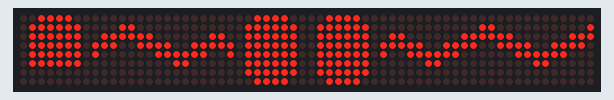
Recording of a sketch running on a simulated Arduino Uno, built with avr-gcc and run on an emulated ATmega328P. Shown: 64×8 LED matrix.

Above: at 0.1 s.

The sketch:

protogen_rewrite_v1.0.0.ino
```cpp
/*
        Protogen specie was created by Malice-risu on Fur Affinity

           ----------------------------------------------------------
                  arduino protogen face project by Tokageki,
                             You can follow me on :
                             Instagram : @tokageki_
                              Twitter : @Tokageki
           ----------------------------------------------------------

                            Examples on my instagram !

        /!\ You need the LedControl library, don't forget to install it /!\

                                                                                  */


#include "LedControl.h"       //don't forget the ledcontrol library !!!
#include <SoftwareSerial.h>
SoftwareSerial hc06(2, 3);    //creation of a serial port for use a HC-06
String cmd = "happy";


const byte tiles[][8] = { //creation of an array containing all the expressions
{B00111100,B01111110,B01111110,B01111110,B01111110,B01111110,B01111110,B00111100} // eye normal            0
,
{B00000000,B00000000,B01100000,B11111001,B10011111,B00000110,B00000000,B00000000} // mouth normal 1        1
,
{B00000000,B00011000,B01111110,B11100111,B10000001,B00000000,B00000000,B00000000} // mouth normal 2        2
,
{B00000000,B00000001,B00000111,B10011110,B11111000,B01100000,B00000000,B00000000} // mouth normal 3        3
,
{B00000000,B10000000,B11100000,B01111001,B00011111,B00000110,B00000000,B00000000} // mouth normal 4        4
,
{B00000000,B00000000,B00000110,B10011111,B11111001,B01100000,B00000000,B00000000} // mouth normal 5        5
,
{B00111100,B01111110,B01111110,B01111110,B01111110,B01111110,B00000000,B00000000} // eye anim 1            6
,
{B00111100,B01111110,B01111110,B01111110,B00000000,B00000000,B00000000,B00000000} // eye anim 2            7
,
{B00111100,B01111110,B00000000,B00000000,B00000000,B00000000,B00000000,B00000000} // eye anim 3            8
,
{B00111100,B00000000,B00000000,B00000000,B00000000,B00000000,B00000000,B00000000} // eye anim 4            9
,
{B00000000,B00000000,B00000000,B11111111,B11111111,B00000000,B00000000,B00000000} // mouth neutral        10
,
{B00000000,B00010000,B00111000,B01111100,B11111110,B11111110,B01101100,B00000000} // eye heart big        11
,
{B00000000,B00000000,B00010000,B00111000,B01111100,B01101100,B00000000,B00000000} // eye heart small      12
,
{B00111100,B01111110,B01111110,B01111100,B01111001,B01110011,B01100110,B00001100} // eye angry 1          13
,
{B00111100,B01111110,B01111110,B00111110,B10011110,B11001110,B01100110,B00110000} // eye angry 2          14
,
{B00000000,B00000000,B00000000,B01000010,B01100110,B00111100,B00011000,B00000000} // eye ^^               15
,
{B00111110,B00111110,B00111110,B00111110,B00111110,B00111000,B00111000,B00111000} // eye glitched         16
,
{B00000000,B00000110,B01000000,B11111001,B10011001,B00000110,B00000000,B00000000} // mouth glitched 1     17
,
{B00000000,B00001000,B01101110,B11100011,B10000101,B00000000,B00000000,B00000000} // mouth glitched 2     18
,
{B00000000,B00000001,B00000111,B10010110,B11110000,B01000000,B00011000,B00000000} // mouth glitched 3     19
,
{B00001100,B00001100,B01100000,B11100001,B10010111,B00000010,B00000010,B00000000} // mouth glitched 1 A1  20
,
{B00000000,B00000000,B00111000,B10111001,B10000111,B01000110,B01000000,B00000000} // mouth glitched 2 A1  21
,
{B00000000,B00000011,B01001011,B11101100,B10000000,B00001100,B00100100,B00000000} // mouth glitched 3 A1  22
,
{B00000000,B00000000,B00000011,B10001111,B01101110,B01100000,B00000000,B00000000} // mouth glitched 1 A2  23
,
{B00000000,B00001000,B01001010,B11000011,B10110001,B00110000,B00000000,B00000000} // mouth glitched 2 A2  24
,
{B00000000,B00011001,B00011011,B10000110,B11000000,B01010000,B00010000,B00000000} // mouth glitched 3 A2  25
,
{B00111100,B01000010,B10000001,B10000001,B10000001,B10000001,B01000010,B00111100} // eye surprised        26
,
{B00111100,B01111110,B01111110,B00111110,B00011110,B00001110,B00000110,B00000000} // eye sad 1            27
,
{B00111100,B01111110,B01111110,B01111100,B01111000,B01110000,B01100000,B00000000} // eye sad 2            28
,
{B00000000,B10000000,B11000001,B01100011,B00110110,B00011100,B00001000,B00000000} // mouth sad 1          29
,
{B00000000,B00000000,B00000001,B00100011,B01110110,B11011100,B10001000,B00000000} // mouth sad 2          30
,
{B00110000,B00011000,B00001100,B00000110,B00000011,B00000001,B00000000,B00000000} // mouth sad 3          31
,
{B00000000,B00000001,B10000011,B11000110,B01101100,B00111000,B00010000,B00000000} // mouth sad 4          32
,
{B00000000,B00000000,B10000000,B11000100,B01101110,B00111011,B00010001,B00000000} // mouth sad 5          33
,
{B00001100,B00011000,B00110000,B01100000,B11000000,B10000000,B00000000,B00000000} // mouth sad 6          34
,
{B00000000,B01000100,B01001010,B01001010,B01001010,B11100100,B00000000,B00000000} // overheat text 1      35
,
{B00000000,B10100001,B10100010,B11100010,B10100010,B10100001,B00000000,B00000000} // overheat text 2      36
,
{B00000000,B00010010,B10101010,B10101010,B10101010,B00010111,B00000000,B00000000} // overheat text 3      37
,
{B10011000,B11001100,B01100110,B00110011,B00000000,B00000000,B00000000,B00000000} // blush 1              38
,
{B10011001,B11001100,B01100110,B00110011,B00000000,B00000000,B00000000,B00000000} // blush 2              39
,
{B10011001,B00110011,B01100110,B11001100,B00000000,B00000000,B00000000,B00000000} // blush 3              40
,
{B00011001,B00110011,B01100110,B11001100,B00000000,B00000000,B00000000,B00000000} // blush 4              41
,
{B11110111,B11100111,B11001111,B10000001,B00000011,B11100111,B11001111,B11011111} // battery lightning    42
,
{B00000000,B00100100,B00100100,B01111110,B01111110,B00111100,B00011000,B00011000} // battery outlet       43
,
{B00000000,B00000000,B00000000,B00000000,B00000000,B00000000,B00000000,B00000000} // nothing (really !)   44
,
{B00000000,B00000000,B00000000,B00000011,B00000011,B00000000,B00000000,B00000000} // wait A1              45
,
{B00000000,B00000000,B00000000,B00011011,B00011011,B00000000,B00000000,B00000000} // wait A2              46
,
{B00000000,B00000000,B00000000,B11011011,B11011011,B00000000,B00000000,B00000000} // wait A3              47
,
{B00000000,B00001000,B00011100,B00111110,B01111111,B01111111,B00110110,B00000000} // eye heart big 2      48
,
{B00000000,B00000000,B00001000,B00011100,B00111110,B00110110,B00000000,B00000000} // eye heart small 2    49
,
{B11111111,B00100100,B00010010,B00100100,B01001000,B00100100,B00010010,B00100100} // eye overheat         50
};


const int matriceNumber = 8; //        <- change THIS number if you use more/less matrices
LedControl lc = LedControl(12, 10, 11, matriceNumber); // ledcontrol(DIN,CLK,LOAD,matriceNumber)
int devices = lc.getDeviceCount();


int lightLevel = 0;
int statut = 0;
int const expressionNbr = 16; //      <- change THIS if you want to add another expression

const String keyWord[] = {"happy", "upset", "love", "angry", "cute", "smug", "glitch", "surprised", "sad", "owo", "overheat", "ormarion", "blush", "battery", "absent", "boot" };
// ↑ list of words (once received with the HC-06) must change the leds

const byte faceList[][8] = {
  {3,2,1,0,0,5,2,6},{10,10,10,6,6,10,10,10},{3,2,1,11,48,5,2,6},{10,10,10,13,14,10,10,10},{3,2,1,15,15,5,2,6},{11,11,17,20,19,17,11,11},{19,17,18,16,16,17,18,19},{10,10,2,26,26,2,10,10}
  ,
  {29,30,31,27,28,34,33,32},{3,2,1,25,25,1,2,3},{37,36,35,50,50,37,36,35},{40,40,41,11,48,38,39,39},{40,40,41,0,0,38,39,39},{10,10,10,42,42,10,10,10},{10,10,10,44,44,10,10,10},{0,0,0,0,0,0,0,0}
};
// ↑ This array contains which tile each expression should use, such as: faceList[expression id][tile id]
// Expression id list : 0 = happy | 1 = upset | 2 = love | 3 = angry | 4 = cute | 5 = smug | 6 = glitch | 7 = surprised | 8 = sad | 9 = owo | 10 = overheat | 11 = ormarion | 12 = blush | 13 = battery | 14 = absent | 15 = boot


const byte animationId[] = {0, 2, 6, 13, 14}; // contains expressions must need to be animated

const byte nbrFramesAnimations[] = {6, 2, 3, 2, 4};

const byte animationTilesList[][6][8] = { {{3,2,1,6,6,5,2,6},{3,2,1,7,7,5,2,6},{3,2,1,8,8,5,2,6},{3,2,1,9,9,5,2,6},{3,2,1,7,7,5,2,6},{3,2,1,0,0,5,2,6}}
                                          ,
                                          {{3,2,1,12,49,5,2,6},{3,2,1,11,48,5,2,6}}
                                          ,
                                          {{22,20,21,16,16,20,21,22},{18,22,20,16,16,21,19,20},{19,17,18,16,16,17,18,19}}
                                          ,
                                          {{10,10,10,43,43,10,10,10},{10,10,10,42,42,10,10,10}}
                                          ,
                                          {{10,10,10,45,45,10,10,10},{10,10,10,46,46,10,10,10},{10,10,10,47,47,10,10,10},{10,10,10,44,44,10,10,10}}};


const byte animationDelaysBeforePlay[] = {250, 20, 20, 20, 20}; // you just need ton convert your delay into ms and divide by 20 (like 1 sec = 1000ms, 1000/20=50)

int timerBeforePlay = 0;

const int animationDelays[] = {10, 500, 400, 800, 800};

int counter = 0;

const String lightWord[] = {"light0", "light5","light10", "light15"};
// ↑ list of words (once received with the HC-06) must change the brightness


int delayAnimation;


void setup()
{
  Serial.begin(9600);
  hc06.begin(9600);                                     // Initialize Bluetooth Serial Port
  int devices = lc.getDeviceCount();                    // get the number of matrices
  for (int address = 0; address < devices; address++)
  {
    lc.shutdown(address, false);                       // Initialize matrices
    lc.setIntensity(address, 10 );                     // ↑
    lc.clearDisplay(address);                          // ↑
  }

}


void loop()
{
  for (int address = 0; address < devices; address++) {
    lc.setIntensity(address, lightLevel ); // set the brightness from the variable "lightlevel"
  }

  while (hc06.available() > 0) {
    cmd += (char)hc06.read(); // Read data from HC06
  }

  if (cmd != "") {
    for (int i = 0; i < expressionNbr; i++) {      // check if the word in "cmd" matches with a word in "keyWord[]"
        statut = i;                     // ↑
        if (cmd == keyWord[statut]) {   // ↑
            setFace(statut);  // set the expression corresponding to the value of "cmd" (cmd contains the message send with the phone to the Bluetooth module)
            counter = 0;
            timerBeforePlay = 0;
            break;
        }

    }
    for (int i = 0; i < 4; i++){    // check if the word in "cmd" matches with a word in "lightword[]"
      if (cmd == lightWord[i]) {    // ↑
        lightLevel = i * 5;
        break;
      }
    }
    cmd = ""; // reset cmd
  }


  for (int i = 0; i <= 4; i++){
    int nbr = i;
    if (statut == animationId[nbr]){
      delayAnimation = animationDelays[nbr];
      timerBeforePlay++;
      if (timerBeforePlay > animationDelaysBeforePlay[nbr] && counter == 0){
        setFaceAnimation(nbr, counter);
        counter++;
        while (hc06.available() > 0) {
          cmd += (char)hc06.read(); // Read data from HC06
        }
        if (cmd == ""){
          delay(delayAnimation);
        }
      }
      else if (counter > 0 && counter < nbrFramesAnimations[nbr]){
        setFaceAnimation(nbr, counter);
        counter++;
        while (hc06.available() > 0) {
          cmd += (char)hc06.read(); // Read data from HC06
        }
        if (cmd == ""){
          delay(delayAnimation);
        }
      }
      else if (timerBeforePlay > animationDelaysBeforePlay[nbr]){
        timerBeforePlay = 0;
        counter = 0;
      }
    }
  }

}

void setFace(int expressionId)
{
  for ( int matrixId = 0; matrixId < 8; matrixId++) {
    int tileId = faceList[expressionId][matrixId];  // set the expression corresponding to the value of "statut" for a single matrix (statut is defined with "keyword[]")
    for ( int ligne = 0; ligne < 8; ligne++) {
      lc.setRow(matrixId, ligne, tiles[tileId][ligne]);   // set the expression on the corresponding matrix
    }
  }
}


void setFaceAnimation(int expressionId, int animationExpressionId)
{
  for ( int matrixId = 0; matrixId < 8; matrixId++) {
    int tileId = animationTilesList[expressionId][animationExpressionId][matrixId];  // set the expression corresponding to the value of "statut" for a single matrix (statut is defined with "keyword[]")
    for ( int ligne = 0; ligne < 8; ligne++) {
      lc.setRow(matrixId, ligne, tiles[tileId][ligne]);   // set the expression on the corresponding matrix
    }
  }
}
```

Measured:
- what the display in image 0 shows lasts 1.7 s, from 0.1 s to 1.8 s
